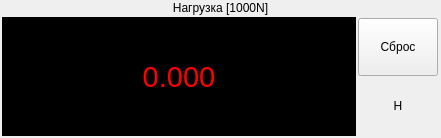
<?xml version="1.0" encoding="UTF-8"?>
<ui version="4.0">
 <class>RealDisplayWidget</class>
 <widget class="QWidget" name="RealDisplayWidget">
  <property name="geometry">
   <rect>
    <x>0</x>
    <y>0</y>
    <width>441</width>
    <height>138</height>
   </rect>
  </property>
  <property name="sizePolicy">
   <sizepolicy hsizetype="Preferred" vsizetype="Preferred">
    <horstretch>0</horstretch>
    <verstretch>0</verstretch>
   </sizepolicy>
  </property>
  <property name="windowTitle">
   <string>Form</string>
  </property>
  <property name="autoFillBackground">
   <bool>false</bool>
  </property>
  <property name="styleSheet">
   <string notr="true"/>
  </property>
  <layout class="QVBoxLayout" name="verticalLayout">
   <property name="spacing">
    <number>1</number>
   </property>
   <property name="leftMargin">
    <number>1</number>
   </property>
   <property name="topMargin">
    <number>1</number>
   </property>
   <property name="rightMargin">
    <number>1</number>
   </property>
   <property name="bottomMargin">
    <number>1</number>
   </property>
   <item>
    <widget class="QLabel" name="label_3">
     <property name="sizePolicy">
      <sizepolicy hsizetype="Preferred" vsizetype="Fixed">
       <horstretch>0</horstretch>
       <verstretch>0</verstretch>
      </sizepolicy>
     </property>
     <property name="autoFillBackground">
      <bool>false</bool>
     </property>
     <property name="text">
      <string>Нагрузка [1000N]</string>
     </property>
     <property name="alignment">
      <set>Qt::AlignCenter</set>
     </property>
    </widget>
   </item>
   <item>
    <layout class="QHBoxLayout" name="horizontalLayout">
     <property name="spacing">
      <number>1</number>
     </property>
     <property name="leftMargin">
      <number>1</number>
     </property>
     <property name="topMargin">
      <number>1</number>
     </property>
     <property name="rightMargin">
      <number>1</number>
     </property>
     <property name="bottomMargin">
      <number>1</number>
     </property>
     <item>
      <widget class="QLabel" name="label_2">
       <property name="sizePolicy">
        <sizepolicy hsizetype="Ignored" vsizetype="Preferred">
         <horstretch>0</horstretch>
         <verstretch>0</verstretch>
        </sizepolicy>
       </property>
       <property name="font">
        <font>
         <family>Segoe UI</family>
         <pointsize>22</pointsize>
         <italic>false</italic>
         <bold>false</bold>
        </font>
       </property>
       <property name="autoFillBackground">
        <bool>false</bool>
       </property>
       <property name="styleSheet">
        <string notr="true">background-color: rgb(0, 0, 0);
font: 22pt &quot;Segoe UI&quot;;
color: rgb(255, 0, 0);</string>
       </property>
       <property name="text">
        <string>0.000</string>
       </property>
       <property name="alignment">
        <set>Qt::AlignCenter</set>
       </property>
      </widget>
     </item>
     <item>
      <widget class="QWidget" name="widget" native="true">
       <property name="sizePolicy">
        <sizepolicy hsizetype="Fixed" vsizetype="Preferred">
         <horstretch>0</horstretch>
         <verstretch>0</verstretch>
        </sizepolicy>
       </property>
       <layout class="QVBoxLayout" name="verticalLayout_2">
        <property name="spacing">
         <number>1</number>
        </property>
        <property name="leftMargin">
         <number>1</number>
        </property>
        <property name="topMargin">
         <number>1</number>
        </property>
        <property name="rightMargin">
         <number>1</number>
        </property>
        <property name="bottomMargin">
         <number>1</number>
        </property>
        <item>
         <widget class="QPushButton" name="pushButton">
          <property name="sizePolicy">
           <sizepolicy hsizetype="Expanding" vsizetype="Expanding">
            <horstretch>0</horstretch>
            <verstretch>0</verstretch>
           </sizepolicy>
          </property>
          <property name="text">
           <string>Сброс</string>
          </property>
         </widget>
        </item>
        <item>
         <widget class="QLabel" name="label">
          <property name="sizePolicy">
           <sizepolicy hsizetype="Expanding" vsizetype="Expanding">
            <horstretch>0</horstretch>
            <verstretch>0</verstretch>
           </sizepolicy>
          </property>
          <property name="text">
           <string>Н</string>
          </property>
          <property name="alignment">
           <set>Qt::AlignCenter</set>
          </property>
         </widget>
        </item>
       </layout>
      </widget>
     </item>
    </layout>
   </item>
  </layout>
 </widget>
 <resources/>
 <connections/>
</ui>
